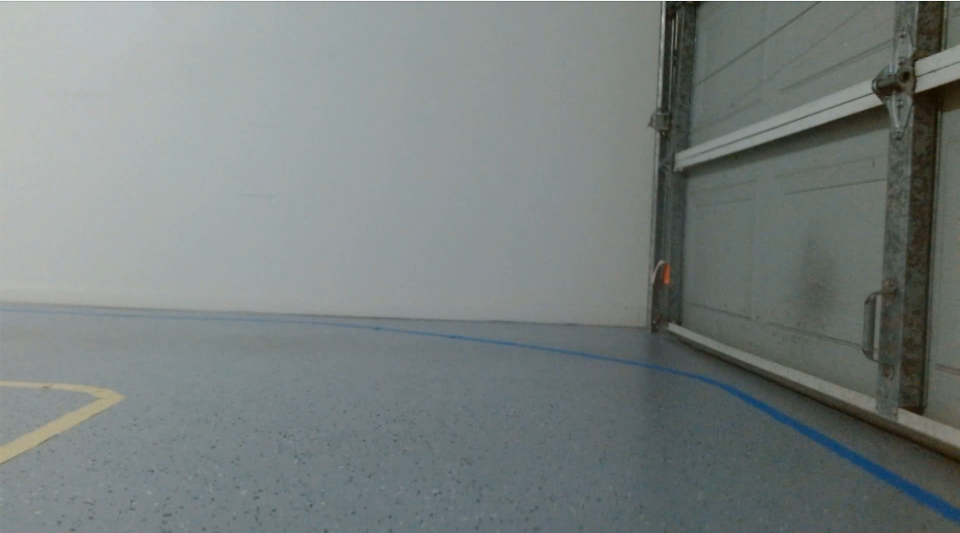
#> input picture AAAA.png, 2879 x 1597 px (shown at 1/3 size)
$ python 2026.py
#> lines starting #> are read from the running program, lines starting #| are printed output that depends on the picture; after the words box and inside, x2 and y2 are one past the last pixel; in counts of white or black regions, pixels touching at a corner belong together
import cv2
import numpy as np

# =========================
# CONFIG
# =========================
print("Starting lane detection...")
IMAGE_PATH = "AAAA.png"
WIDTH, HEIGHT = 640, 720

# HSV color ranges
LOWER_BLUE = np.array([100, 100, 50])
UPPER_BLUE = np.array([140, 255, 255])

LOWER_YELLOW = np.array([20, 100, 100])
UPPER_YELLOW = np.array([35, 255, 255])

# Perspective transform points (EDIT THESE FOR YOUR CAMERA)
SRC_POINTS = np.float32([
    [100, 400],
    [540, 400],
    [0, 720],
    [640, 720]
])

DST_POINTS = np.float32([
    [0, 0],
    [WIDTH, 0],
    [0, HEIGHT],
    [WIDTH, HEIGHT]
])

# =========================
# LOAD IMAGE
# =========================
frame = cv2.imread(IMAGE_PATH)
#> frame is the input picture: shape (1597, 2879, 3); mean B, G, R 127.2, 128.3, 121.1
frame = cv2.resize(frame, (WIDTH, HEIGHT))
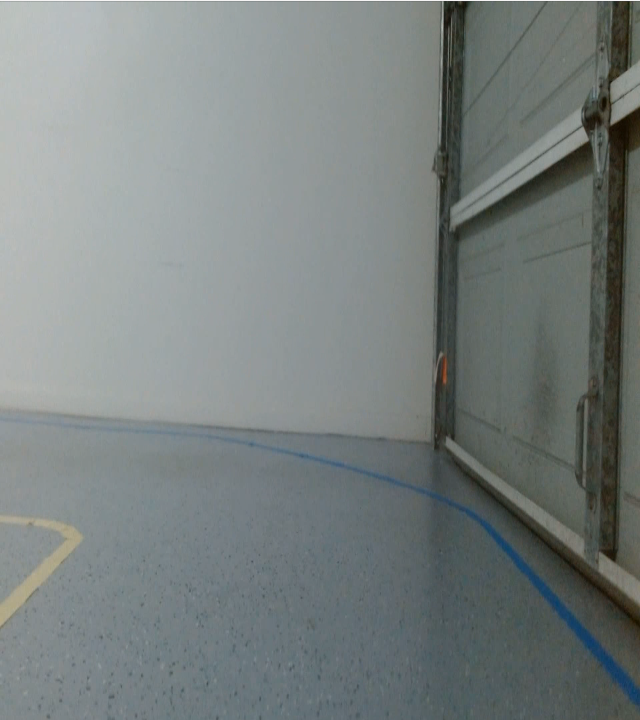
#> frame: shape (720, 640, 3); mean B, G, R 127.1, 128.2, 121

# =========================
# COLOR SEGMENTATION
# =========================
hsv = cv2.cvtColor(frame, cv2.COLOR_BGR2HSV)
#> hsv: shape (720, 640, 3); mean H, S, V 80.5, 22.8, 129.8

blue_mask = cv2.inRange(hsv, LOWER_BLUE, UPPER_BLUE)
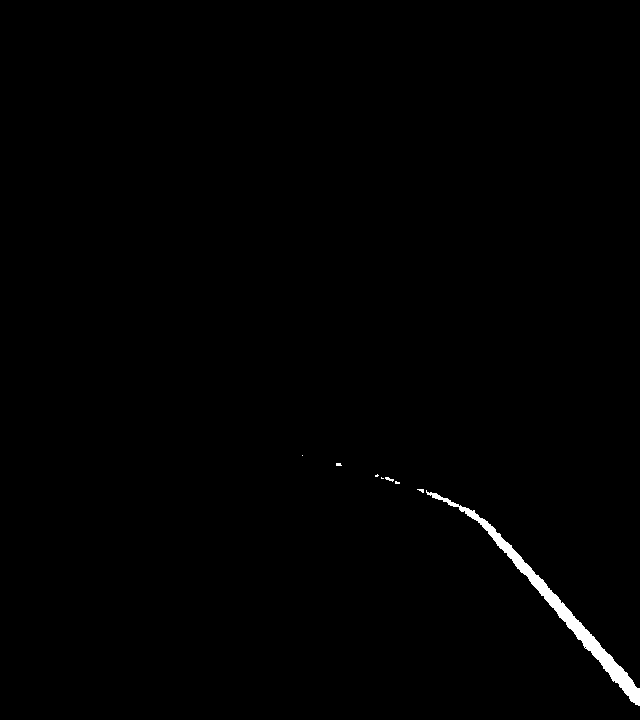
#> blue_mask: shape (720, 640); 0.66% white; 8 white regions (6 under 20 px), largest, box (x1, y1, x2, y2) and area: (426, 490, 640, 706) 2965, (385, 477, 394, 482) 23
yellow_mask = cv2.inRange(hsv, LOWER_YELLOW, UPPER_YELLOW)
#> yellow_mask: shape (720, 640); every value is 0

combined_mask = cv2.bitwise_or(blue_mask, yellow_mask)

# =========================
# MORPHOLOGICAL CLEANUP
# =========================
kernel = np.ones((5, 5), np.uint8)

clean_mask = cv2.morphologyEx(combined_mask, cv2.MORPH_CLOSE, kernel)
#> clean_mask: shape (720, 640); 0.67% white; 5 white regions (3 under 20 px), largest, box (x1, y1, x2, y2) and area: (417, 489, 640, 706) 2996, (381, 477, 400, 484) 45
clean_mask = cv2.morphologyEx(clean_mask, cv2.MORPH_OPEN, kernel)
#> clean_mask: shape (720, 640); 0.62% white; 2 white regions, box (x1, y1, x2, y2) and area: (461, 507, 640, 705) 2813, (432, 493, 437, 498) 25

# =========================
# PERSPECTIVE TRANSFORM
# =========================
M = cv2.getPerspectiveTransform(SRC_POINTS, DST_POINTS)
warped = cv2.warpPerspective(clean_mask, M, (WIDTH, HEIGHT))
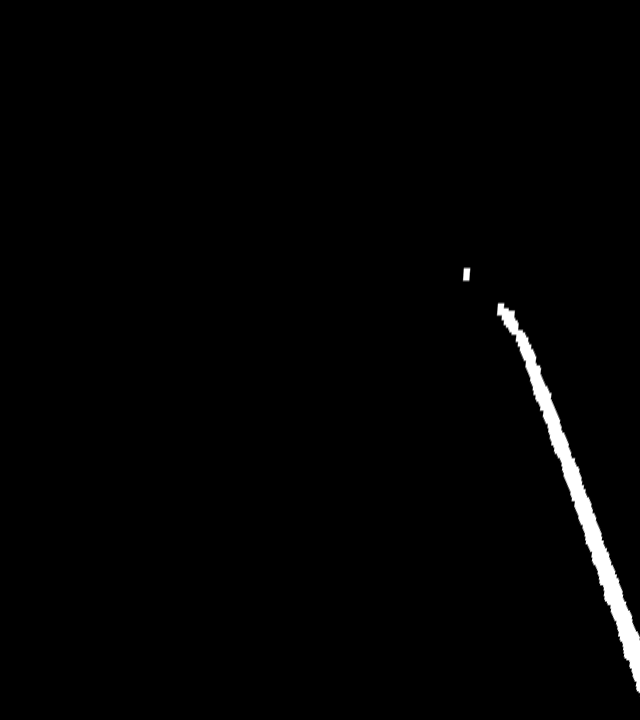
#> warped: shape (720, 640); min 0, max 255, mean 3.3

# =========================
# OCCUPANCY GRID (2D MAP)
# =========================
occupancy_grid = (warped > 0).astype(np.uint8)
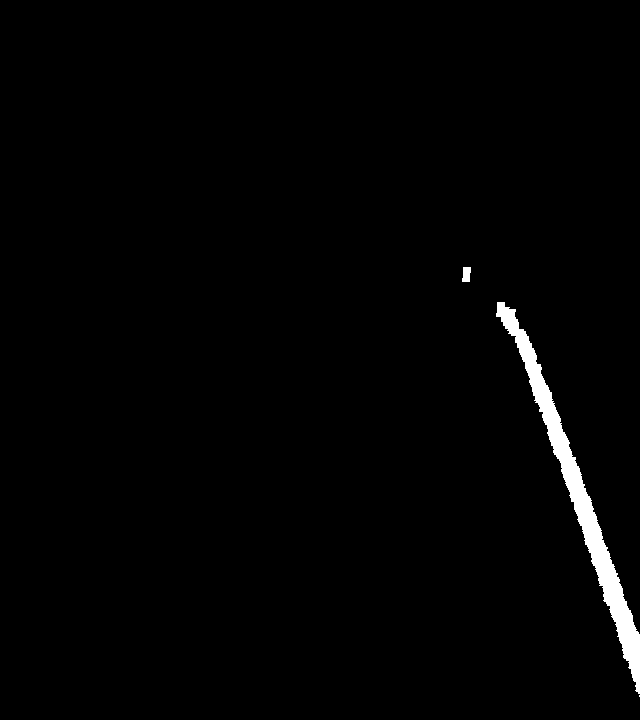
#> occupancy_grid: shape (720, 640); values 0 (black) and 1 (white), 1.5% white; 3 white regions (1 under 20 px)

# =========================
# CONTOUR EXTRACTION
# =========================
contours, _ = cv2.findContours(warped, cv2.RETR_EXTERNAL, cv2.CHAIN_APPROX_SIMPLE)
#> contours = 3 contours, 1 with area under 20; largest, box (x1, y1, x2, y2) and area: (496, 302, 640, 694) 6198, (462, 267, 471, 282) 93

contour_map = np.zeros_like(warped)
cv2.drawContours(contour_map, contours, -1, 255, 2)
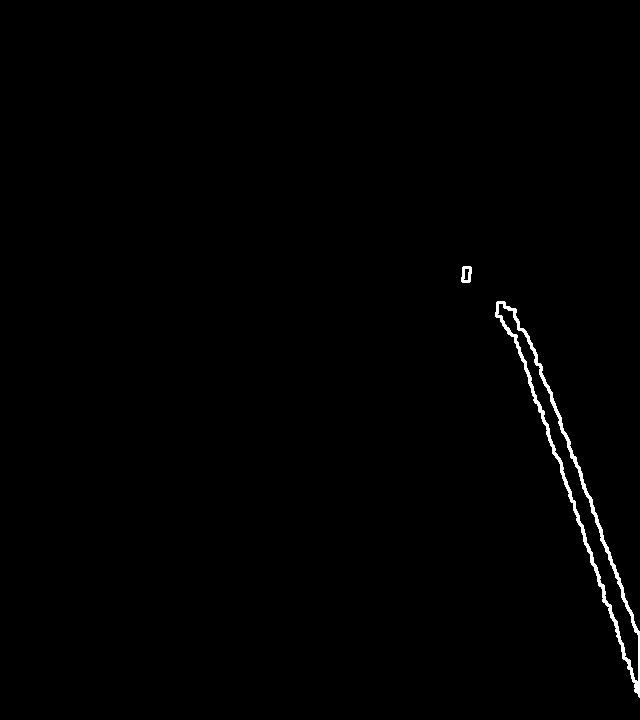
#> contour_map: shape (720, 640); 0.69% white; 2 white regions, box (x1, y1, x2, y2) and area: (495, 301, 640, 698) 3062, (461, 266, 472, 283) 126

# =========================
# CENTERLINE ESTIMATION
# =========================
blue_points = np.column_stack(np.where(blue_mask > 0))
#> blue_points = 3046 pairs, first value 455 to 705, second value 302 to 639
yellow_points = np.column_stack(np.where(yellow_mask > 0))
#> yellow_points = empty array

centerline_img = np.zeros((HEIGHT, WIDTH, 3), dtype=np.uint8)

if len(blue_points) > 0 and len(yellow_points) > 0:
    min_len = min(len(blue_points), len(yellow_points))

    blue_points = blue_points[:min_len]
    yellow_points = yellow_points[:min_len]

    center_points = (blue_points + yellow_points) // 2

    for y, x in center_points:
        cv2.circle(centerline_img, (x, y), 1, (0, 255, 0), -1)

# =========================
# VISUALIZATION
# =========================
cv2.imshow("Original", frame)
cv2.imshow("Blue Mask", blue_mask)
cv2.imshow("Yellow Mask", yellow_mask)
cv2.imshow("Clean Mask", clean_mask)
cv2.imshow("Warped (Top-Down)", warped)
cv2.imshow("Occupancy Grid", occupancy_grid * 255)
cv2.imshow("Contours", contour_map)
cv2.imshow("Centerline", centerline_img)

cv2.waitKey(0)
cv2.destroyAllWindows()

# =========================
# OPTIONAL: EXPORT MAP
# =========================
np.save("occupancy_grid.npy", occupancy_grid)
cv2.imwrite("warped_map.png", warped)
